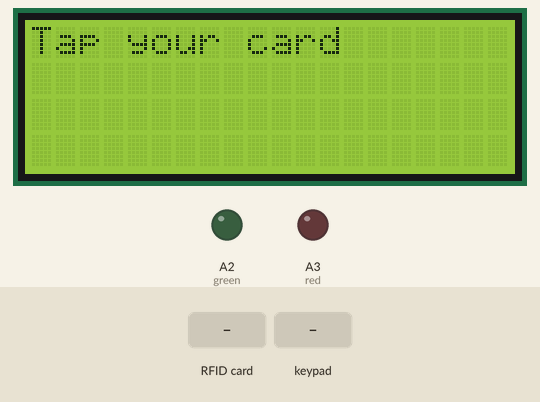
Simulated run of this sketch. Board: Arduino Uno, built with avr-gcc and run on an emulated ATmega328P. Parts: 20×4 character LCD, output pins drawn as LEDs (lit = HIGH). Inputs (shaded band) come from the test bench. Pins used as bus, display or sensor lines are not drawn; what the sketch prints to the serial monitor is not drawn.

Above: at 5.4 s.
5.5 s: RFID card 5E 7A 19 C4 held to the reader
At 6.3 s:
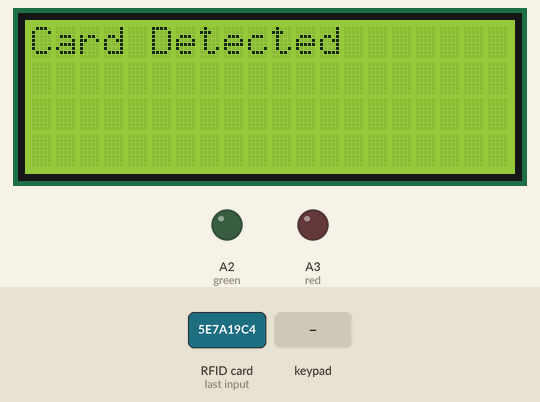
At 7.4 s:
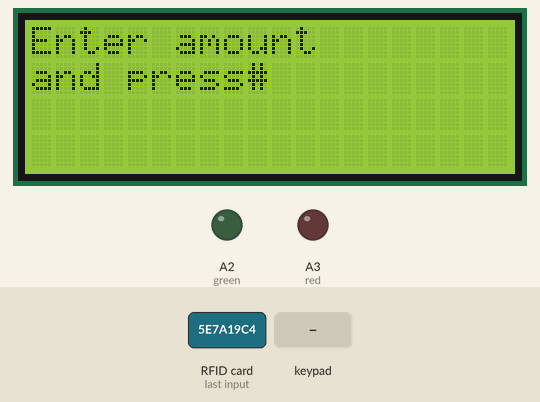
8.0 s: keypad keys 2 3 4 5 # pressed 0.4 s apart
At 12.7 s:
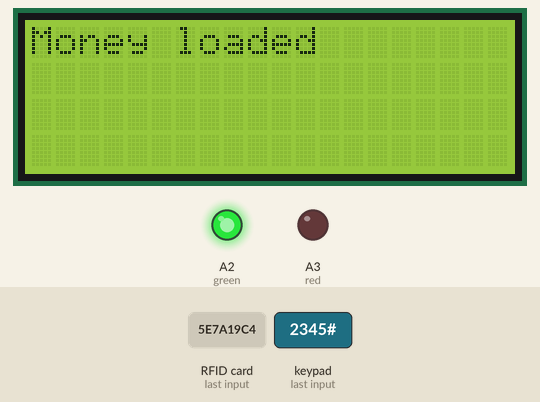
Timing chart, 0 to 17.8 s (numbered marks = the images above; inputs shaded):
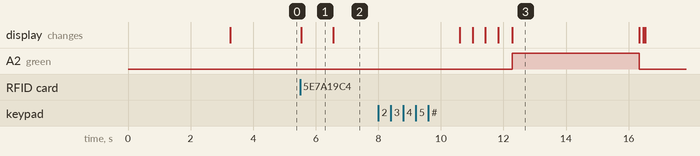

Measured:
- after the input at 5.5 s, the display: changes at once (image 1)
- after the input at 8.0 s, A2 (green): LOW → HIGH after 4.3 s, → LOW 4.1 s later; the display: first changes after 2.6 s (image 3 shows a later state)
- what the display in image 1 shows lasts 1.1 s, from 5.5 s to 6.6 s

The sketch:

vending.ino
```cpp
#include <SPI.h>
#include <MFRC522.h>
#include <Wire.h>
#include <LiquidCrystal_I2C.h>
#include <Keypad.h>
const uint8_t RST_PIN = 9;
const uint8_t SS_PIN = 10;
LiquidCrystal_I2C lcd(0x27, 20, 4);
MFRC522 mfrc522(SS_PIN, RST_PIN);


void(* resetFunc) (void) = 0;

const byte ROWS = 4; //four rows
const byte COLS = 3; //four columns
//define the cymbols on the buttons of the keypads
char newNum[12] = "";
String water = "";
//define the cymbols on the buttons of the keypads
char keys[ROWS][COLS] = {

  {'1', '2', '3'},

  {'4', '5', '6'},

  {'7', '8', '9'},

  {'1', '0', '#'}

};
byte rowPins[ROWS] = {2, 3, 4, 5}; //connect to the row pinouts of the keypad
byte colPins[COLS] = {6, 7, 8};
Keypad keypad = Keypad(makeKeymap(keys), rowPins, colPins, ROWS, COLS);
MFRC522::MIFARE_Key key;
int blockNum = 4;
byte block_data[16];
byte bufferLen = 18;
byte readBlockData[18];
MFRC522::StatusCode status;
const int green =  A2;
const int red =  A3;
void setup()
{
  Serial.begin(9600);
  SPI.begin();
  mfrc522.PCD_Init();
  Serial.println("Scan a MIFARE 1K Tag to write data...");
  Serial.begin(9600);
  pinMode(green, OUTPUT);
  pinMode(red, OUTPUT);
  digitalWrite(green, LOW);
  digitalWrite(red, LOW);
  lcd.init();
  lcd.init();
  lcd.backlight();
  SPI.begin();
  mfrc522.PCD_Init();
  lcd.setCursor(0, 0);
  lcd.print("Recharging");
  lcd.setCursor(0, 1);
  lcd.print("Machine");
  delay(3000);
  lcd.clear();
  lcd.print("Tap your card");
  delay(1000);
}
void loop()
{
  for (byte i = 0; i < 6; i++) {
    key.keyByte[i] = 0xFF;
  }
  if ( ! mfrc522.PICC_IsNewCardPresent()) {
    return;
  }
  /* Select one of the cards */
  if ( ! mfrc522.PICC_ReadCardSerial()) {
    return;
  }
  Serial.print("\n");
  lcd.clear();
  lcd.print("Card Detected");
  delay(1000);
  Serial.println("**Card Detected**");
  Serial.print(F("Card UID:"));
  for (byte i = 0; i < mfrc522.uid.size; i++) {
    Serial.print(mfrc522.uid.uidByte[i] < 0x10 ? " 0" : " ");
    Serial.print(mfrc522.uid.uidByte[i], HEX);
  }
  Serial.print("\n");
  /* Print type of card (for example, MIFARE 1K) */
  Serial.print(F("PICC type: "));
  MFRC522::PICC_Type piccType = mfrc522.PICC_GetType(mfrc522.uid.sak);
  Serial.println(mfrc522.PICC_GetTypeName(piccType));
  int i = 0, j = 0, m = 0, x = 0, s = 0, k = 0;
  lcd.clear();
  lcd.setCursor(0, 0);
  lcd.print("Enter amount");
  lcd.setCursor(0, 1);
  lcd.print("and press#");
  delay(2000);
  lcd.clear();
  lcd.setCursor(0, 0);
  lcd.print("Enter amount");
  lcd.setCursor(0, 1);
  lcd.print("and press#");
  delay(2000);
  lcd.clear();
  lcd.setCursor(0, 0);
  lcd.print("Enter amount");

  for (i = 2; i > 0; i++)
  {
    lcd.setCursor(0, 1);
    int key = keypad.getKey();

    if (key != NO_KEY && key != '#' && key != '*')
    {
      newNum[j] = key;
      newNum[j + 1] = '\0';
      j++;
      lcd.clear();
      lcd.setCursor(0, 1);
      lcd.print(newNum);
    }

    if (key == '#' && j > 0)
    {
      j = 0;
      break;
    }
    delay(100);
  }
  int amount = atoi(newNum);
  blockNum = 4;
  toBlockDataArray(String(amount));
  WriteDataToBlock(blockNum, block_data);
  ReadDataFromBlock(blockNum, readBlockData);
  dumpSerial(blockNum, readBlockData);
}
/****************************************************************************************************
   Writ() function
 ****************************************************************************************************/
void WriteDataToBlock(int blockNum, byte blockData[])
{
  Serial.print("Writing data on block ");
  Serial.print(blockNum);
  //------------------------------------------------------------------------------
  /* Authenticating the desired data block for write access using Key A */
  status = mfrc522.PCD_Authenticate(MFRC522::PICC_CMD_MF_AUTH_KEY_A, blockNum, &key, &(mfrc522.uid));
  if (status != MFRC522::STATUS_OK) {
    Serial.print("Authentication failed for Write: ");
    lcd.clear();
    lcd.print("Fail");
    digitalWrite(red, HIGH);
    delay(4000);
    resetFunc();
    Serial.println(mfrc522.GetStatusCodeName(status));
    return;
  }
  //------------------------------------------------------------------------------
  else {
    Serial.println("Authentication success");
  }
  //------------------------------------------------------------------------------
  /* Write data to the block */
  status = mfrc522.MIFARE_Write(blockNum, blockData, 16);
  if (status != MFRC522::STATUS_OK) {
    Serial.print("Writing to Block failed: ");
    Serial.println(mfrc522.GetStatusCodeName(status));
    return;
  }
  else
  { Serial.println("Data was written into Block successfully");
    lcd.clear();
    lcd.print("Money loaded");
    digitalWrite(green, HIGH);
    delay(4000);
    resetFunc();
  }
  //------------------------------------------------------------------------------
}
/****************************************************************************************************
   ReadDataFromBlock() function
 ****************************************************************************************************/
void ReadDataFromBlock(int blockNum, byte readBlockData[])
{
  Serial.print("Reading data from block ");
  Serial.println(blockNum);
  //------------------------------------------------------------------------------
  /* Authenticating the desired data block for Read access using Key A */
  status = mfrc522.PCD_Authenticate(MFRC522::PICC_CMD_MF_AUTH_KEY_A, blockNum, &key, &(mfrc522.uid));
  //------------------------------------------------------------------------------
  if (status != MFRC522::STATUS_OK) {
    Serial.print("Authentication failed for Read: ");
    Serial.println(mfrc522.GetStatusCodeName(status));
    return;
  }
  else {
    Serial.println("Authentication success");
  }
  //------------------------------------------------------------------------------
  /* Reading data from the Block */
  status = mfrc522.MIFARE_Read(blockNum, readBlockData, &bufferLen);
  if (status != MFRC522::STATUS_OK) {
    Serial.print("Reading failed: ");
    Serial.println(mfrc522.GetStatusCodeName(status));
    return;
  }
  else {
    Serial.println("Block was read successfully");
  }
  //------------------------------------------------------------------------------
}


/****************************************************************************************************
   dumpSerial() function
 ****************************************************************************************************/
void dumpSerial(int blockNum, byte blockData[])
{
  Serial.print("\n");
  Serial.print("Data in Block:");
  Serial.print(blockNum);
  Serial.print(" --> ");
  for (int j = 0 ; j < 16 ; j++) {
    Serial.write(readBlockData[j]);
  }
  Serial.print("\n"); Serial.print("\n");
}


/****************************************************************************************************
   dumpSerial() function
 ****************************************************************************************************/
void toBlockDataArray(String str)
{
  byte len = str.length();
  if (len > 16)
    len = 16;
  for (byte i = 0; i < len; i++)
    block_data[i] = str[i];
  for (byte i = len; i < 16; i++)
    block_data[i] = ' ';
}
```
